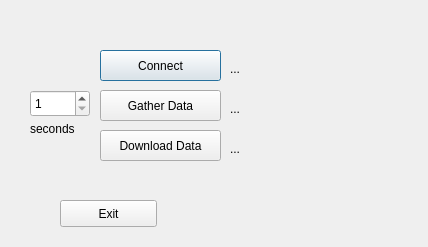
<?xml version="1.0" encoding="UTF-8"?>
<ui version="4.0">
 <class>Dialog</class>
 <widget class="QDialog" name="Dialog">
  <property name="geometry">
   <rect>
    <x>0</x>
    <y>0</y>
    <width>428</width>
    <height>247</height>
   </rect>
  </property>
  <property name="windowTitle">
   <string>Dialog</string>
  </property>
  <widget class="QPushButton" name="buttonConnect">
   <property name="geometry">
    <rect>
     <x>100</x>
     <y>50</y>
     <width>121</width>
     <height>31</height>
    </rect>
   </property>
   <property name="text">
    <string>Connect</string>
   </property>
  </widget>
  <widget class="QLabel" name="labelConnect">
   <property name="geometry">
    <rect>
     <x>230</x>
     <y>60</y>
     <width>181</width>
     <height>17</height>
    </rect>
   </property>
   <property name="text">
    <string>...</string>
   </property>
  </widget>
  <widget class="QPushButton" name="buttonGatherData">
   <property name="geometry">
    <rect>
     <x>100</x>
     <y>90</y>
     <width>121</width>
     <height>31</height>
    </rect>
   </property>
   <property name="text">
    <string>Gather Data</string>
   </property>
  </widget>
  <widget class="QLabel" name="labelGatherData">
   <property name="geometry">
    <rect>
     <x>230</x>
     <y>100</y>
     <width>171</width>
     <height>17</height>
    </rect>
   </property>
   <property name="text">
    <string>...</string>
   </property>
  </widget>
  <widget class="QPushButton" name="buttonExit">
   <property name="geometry">
    <rect>
     <x>60</x>
     <y>200</y>
     <width>97</width>
     <height>27</height>
    </rect>
   </property>
   <property name="text">
    <string>Exit</string>
   </property>
  </widget>
  <widget class="QSpinBox" name="secondsSpin">
   <property name="geometry">
    <rect>
     <x>30</x>
     <y>90</y>
     <width>60</width>
     <height>27</height>
    </rect>
   </property>
   <property name="minimum">
    <number>1</number>
   </property>
  </widget>
  <widget class="QLabel" name="label">
   <property name="geometry">
    <rect>
     <x>30</x>
     <y>120</y>
     <width>66</width>
     <height>17</height>
    </rect>
   </property>
   <property name="text">
    <string>seconds</string>
   </property>
  </widget>
  <widget class="QPushButton" name="buttonDownloadData">
   <property name="geometry">
    <rect>
     <x>100</x>
     <y>130</y>
     <width>121</width>
     <height>31</height>
    </rect>
   </property>
   <property name="text">
    <string>Download Data</string>
   </property>
  </widget>
  <widget class="QLabel" name="labelDownloadData">
   <property name="geometry">
    <rect>
     <x>230</x>
     <y>140</y>
     <width>181</width>
     <height>17</height>
    </rect>
   </property>
   <property name="text">
    <string>...</string>
   </property>
  </widget>
 </widget>
 <resources/>
 <connections/>
</ui>
